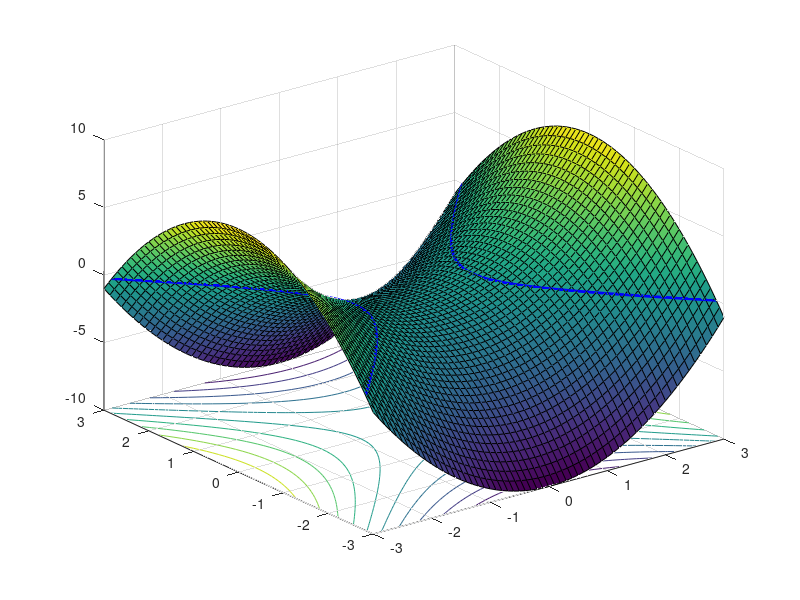
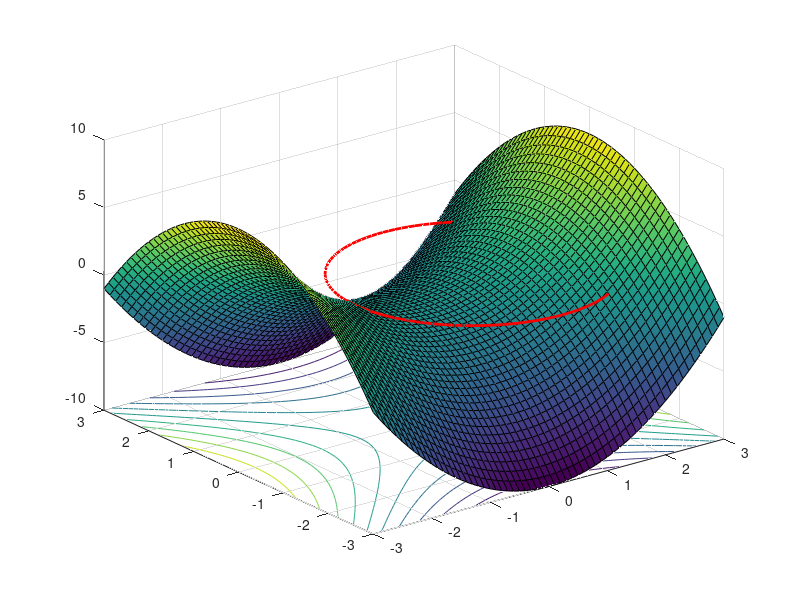
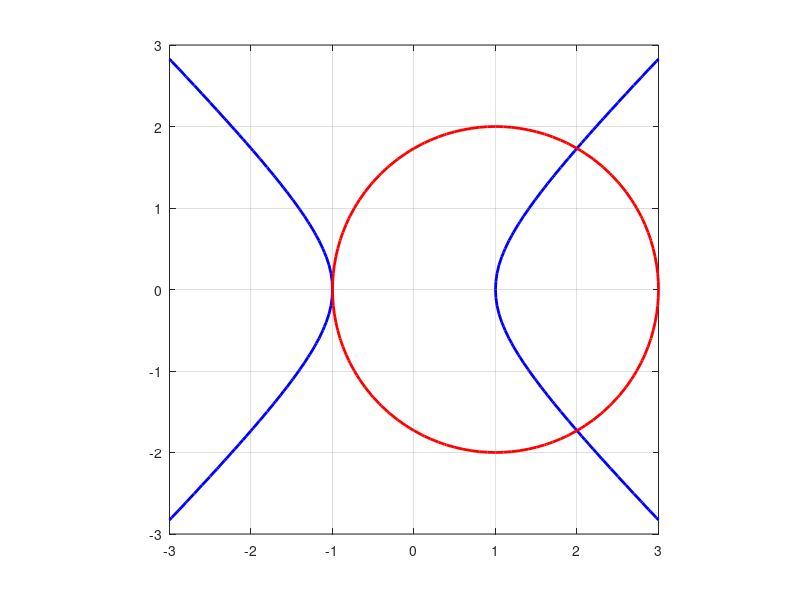

Write the MATLAB code that produced these figures, in order. (Note: this script raises an error after producing the figures.)
% definisco f1 e f2 come function handles

f1 =@ (x1,x2) x1.^2 - x2.^2 -1;
f2 =@ (x1,x2) x1.^2 + x2.^2 - 2*x1 - 3;

[x1,x2] = meshgrid(-3:0.1:3);
z1 = f1(x1,x2);
z2 = f2(x1,x2);

figure(1); clf;
surfc(x1,x2,z1); % superficie e linee di livello
                 % ma voglio la linea di livello
                 % anche a quota zero 
hold on;
contour(x1,x2,z1,[0,0],'b','Linewidth',2); % disegna tutte le contours tra quota
                         % zero e quota zero
                         
figure(2); clf;
surfc(x1,x2,z1);
hold on;
contour(x1,x2,z2,[0,0],'r','Linewidth',2);

figure(3); clf;
contour(x1,x2,z1,[0,0],'b','Linewidth',2);
hold on;
contour(x1,x2,z2,[0,0],'r','Linewidth',2);
grid on;
axis equal;

%% definizione input per Newton e chiamata di Newton

% dobbiamo usare una funzione vettoriale
% f che agisce su un vettore v

f =@ (x) [f1(x(1),x(2));...
          f2(x(1),x(2))];

% alternativa
% f =@ (x) [x(1)^2 - x(2)^2 - 1;...
%           x(1)^2 + x(2)^2 - 2*x(1) - 3];

Jf =@ (x) [2*x(1)   , -2*x(2);
           2*x(1)-2 , 2*x(2)];

tol = 1e-8; kmax = 100;
% x0 deve essere colonna perche' all'interno di newton
% x0 viene sommato a z per produrre xnew, z e' colonna
% quindi x0 deve essere compatibile con z
x0 = [3;
      2];

[zero,res,k,errv] = newtonsys(f,Jf,x0,tol,kmax)

figure(3); % senza clf
plot(zero(1),zero(2),'o');

% radice multipla
% z0 deve essere vettore colonna

x0 = [-2;
      1];

[zero,res,k,errv] = newtonsys(f,Jf,x0,tol,kmax)

figure(3); % senza clf
plot(zero(1),zero(2),'x');